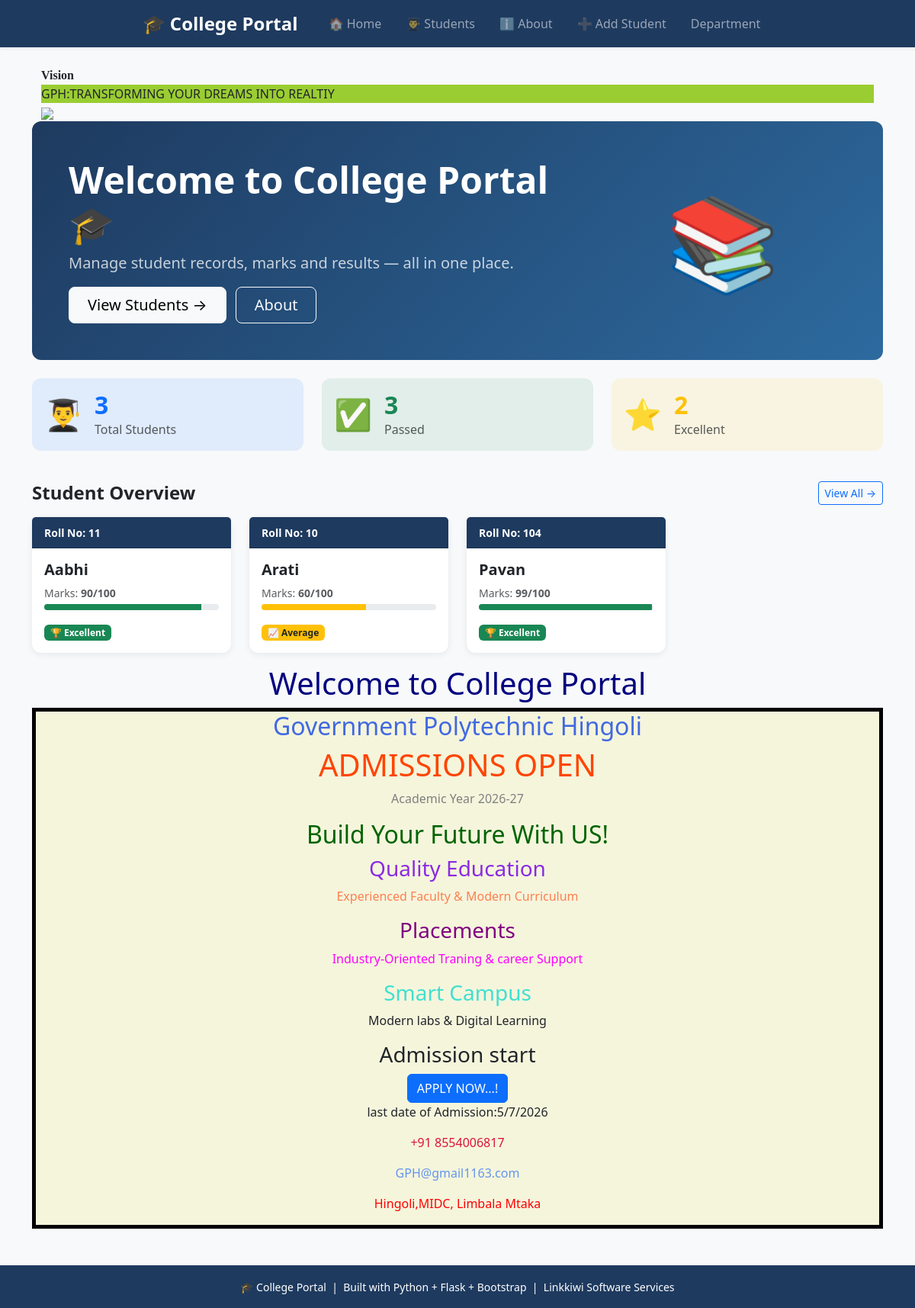
Before: / with the older database file.
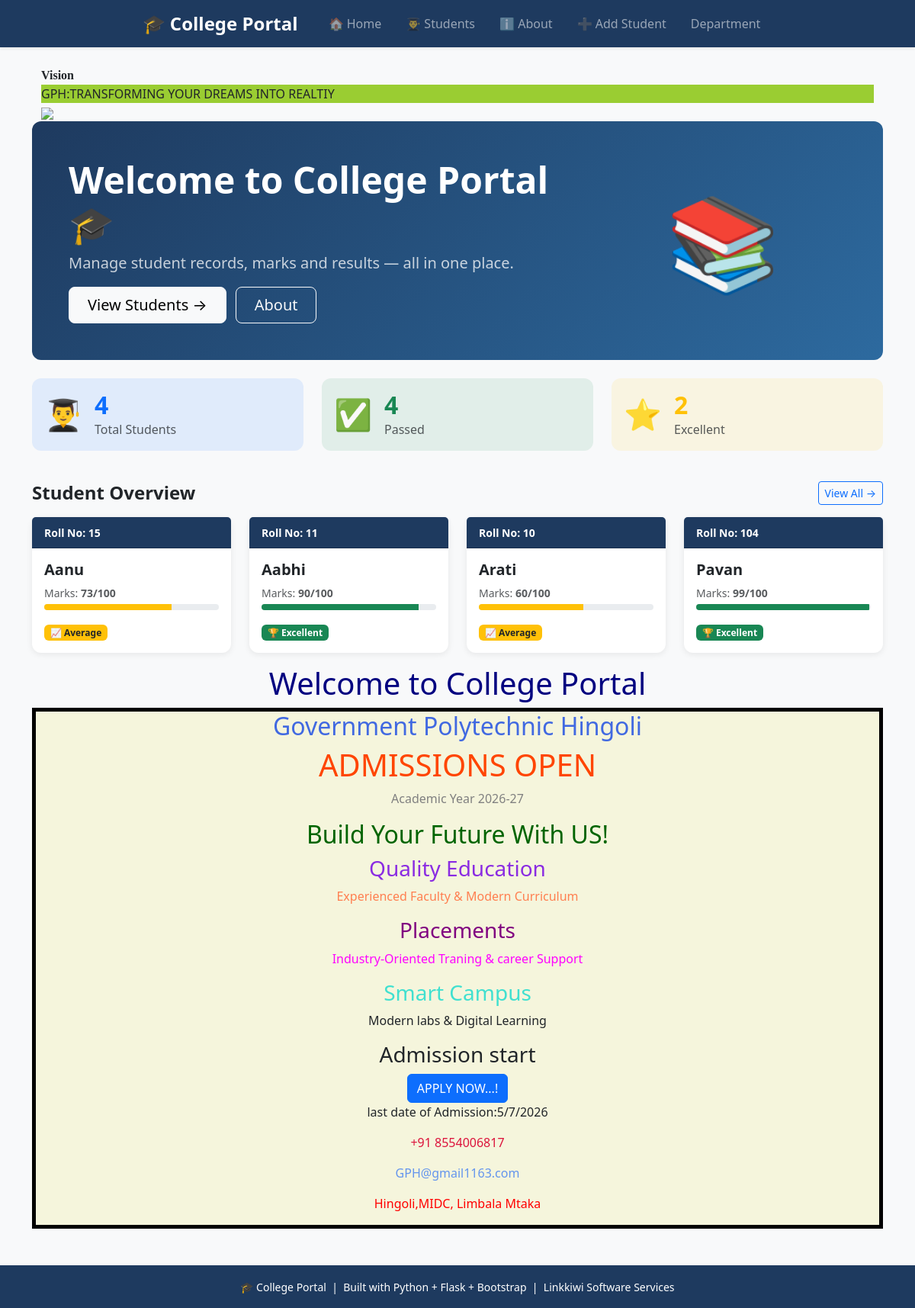
After: the same page with the newer database file.
### tables this page shows
CREATE TABLE students
                    (id INTEGER PRIMARY KEY AUTOINCREMENT,
                     name TEXT NOT NULL,
                     roll INTEGER NOT NULL,
                     marks INTEGER NOT NULL,
                     subject TEXT NOT NULL,
                     attendance INTEGER DEFAULT 0);

### app.py (the view)
@app.route("/")
def home():
    conn = get_db()
    students = conn.execute('SELECT * FROM students ORDER BY id DESC').fetchall()
    total=conn.execute('SELECT COUNT(*) FROM students').fetchone()[0]
    paassed=conn.execute('SELECT COUNT(*) FROM students WHERE marks >= 40').fetchone()[0]
    execellent=conn.execute('SELECT COUNT(*) FROM students WHERE marks >= 90').fetchone()[0]
    conn.close()
    return render_template("home.html", students=students, total=total, passed=paassed,
                           excellent=execellent)  # ← fixed

### database.py (called while the page is built)
def get_db():
    conn=sqlite3.connect('myproject.db')
    conn.row_factory=sqlite3.Row
    return conn

### templates/home.html (shortened to what the changed rows need)
{% extends 'base.html' %}
{% block content %}
<div class="hero-section p-5 mb-4">
    <div class="row align-items-center">
        <div class="col-md-8">
            <h1 class="display-5 fw-bold mb-2">
                Welcome to College Portal 🎓
            </h1>
        </div>
    </div>
</div>
<div class="row mb-4">
    <div class="col-md-4 mb-3">
        <div class="card stat-card p-3 bg-primary bg-opacity-10">
            <div class="d-flex align-items-center">
                <div class="ms-3">
                    <h2 class="fw-bold text-primary mb-0">
                        {{ students|length }}
                    </h2>
                    <p class="text-muted mb-0">Total Students</p>
                </div>
            </div>
        </div>
    </div>
    <div class="col-md-4 mb-3">
        <div class="card stat-card p-3 bg-success bg-opacity-10">
            <div class="d-flex align-items-center">
                <div class="ms-3">
                    {% set passed = students|selectattr('marks','ge',60)|list %}
                    <h2 class="fw-bold text-success mb-0">
                        {{ passed|length }}
                    </h2>
                    <p class="text-muted mb-0">Passed</p>
                </div>
            </div>
        </div>
    </div>
    <div class="col-md-4 mb-3">
        <div class="card stat-card p-3 bg-warning bg-opacity-10">
            <div class="d-flex align-items-center">
                <div class="ms-3">
                    {% set excellent = students|selectattr('marks','ge',90)|list %}
                    <h2 class="fw-bold text-warning mb-0">
                        {{ excellent|length }}
                    </h2>
                </div>
            </div>
        </div>
    </div>
</div>
<div class="row">
    {% for student in students %}
    <div class="col-12 col-md-6 col-lg-3 mb-3">
        <div class="card student-card h-100">
            <div class="card-header py-2"
                 style="background-color: #1e3a5f; color:white;">
                <small class="fw-bold">Roll No: {{ student.roll }}</small>
            </div>
            <div class="card-body">
                <h5 class="card-title fw-bold">{{ student.name }}</h5>
                <p class="card-text text-muted small mb-1">
                    Marks: <strong>{{ student.marks }}/100</strong>
                </p>
                <div class="progress mb-3" style="height:8px;">
                    <div class="progress-bar
                        {% if student.marks >= 90 %}bg-success
                        {% elif student.marks >= 75 %}bg-primary
                        {% elif student.marks >= 60 %}bg-warning
                        {% else %}bg-danger{% endif %}"
                        style="width: {{ student.marks }}%">
                    </div>
                </div>
                {% if student.marks >= 90 %}
                    <span class="badge bg-success">🏆 Excellent</span>
                {% elif student.marks >= 75 %}
                    <span class="badge bg-primary">👍 Good</span>
                {% elif student.marks >= 60 %}
                    <span class="badge bg-warning text-dark">📈 Average</span>
                {% else %}
                    <span class="badge bg-danger">⚠️ Needs Help</span>
                {% endif %}
            </div>
        </div>
    </div>
    {% endfor %}
</div>
<center>
<h1 style="color: navy">Welcome to College Portal</h1>
<div class="poster" style="border:5px solid black; background-color: beige;">
    <div class="header">
        <h2 style="color:royalblue">Government Polytechnic Hingoli</h2>
        <h1 style="color: orangered;">ADMISSIONS OPEN</h1>
    </div>
    <div calss="content">
        <h2 style="color:darkgreen">Build Your Future With US!</h2>
    </div>
</div>
</center>
{% endblock %}

Changed rows visible on the page:
added students: roll "15", name "Aanu", marks "73", shows "📈 Average"
Other visible differences:
{{ students|length }}: "3" → "4"
{{ passed|length }}: "3" → "4"
